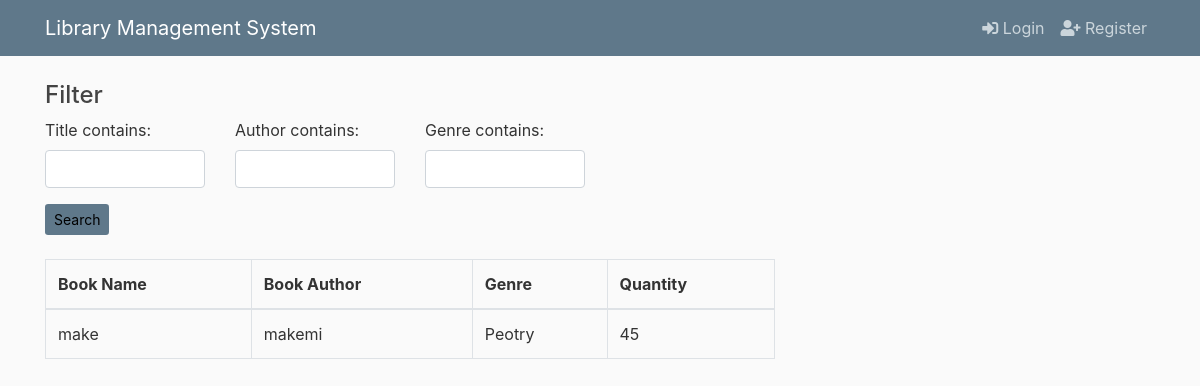
The app's page /search/ with its own data.
### lapp/models.py (models this page shows, shortened)
class Book(models.Model):
    title = models.CharField(max_length=200)
    author = models.CharField(max_length=100)
    summary = models.TextField(max_length=1000, help_text="Enter a brief description of the book")
    isbn = models.CharField('ISBN', max_length=13,
                            help_text='13 Character <a href="https://www.isbn-international.org/content/what-isbn">ISBN number</a>')
    genre = models.CharField(max_length=200, help_text="Enter a book genre (e.g. Science Fiction, French Poetry etc.)")
    quantity = models.IntegerField()
    lib_author= models.CharField(max_length=100, default= "Sara")
    category=models.CharField(max_length=50, default="Featured")
    image=models.ImageField(default='default.jpg',upload_to='profile_pics')

### lapp/templates/librarian/search_book_list.html (shortened to what this page needs)
{% extends 'librarian/base.html' %}
{% load widget_tweaks %}
{% block content %}
  <form method="get">
    <div class="well">
        <h4 style="margin-top: 0">Filter</h4>
        <div class="row">
            <div class="form-group col-sm-4 col-md-3">
                {{ filter.form.title.label_tag }}
                {% render_field filter.form.title class="form-control" %}
            </div>
            <div class="form-group col-sm-4 col-md-3">
                {{ filter.form.author.label_tag }}
                {% render_field filter.form.author class="form-control" %}
            </div>
            <div class="form-group col-sm-4 col-md-3">
                {{ filter.form.genre.label_tag }}
                {% render_field filter.form.genre class="form-control" %}
            </div>
            <div class="form-group col-sm-4 col-md-3">
            </div>
        </div>
        <button class="btn btn-rounded btn-sm my-0 bg-steel" type="submit">Search</button>
    </div>
  </form>
  <br>
  <table class="table table-bordered">
    <thead>
      <tr>
        <th>Book Name</th>
        <th>Book Author</th>
        <th>Genre</th>
        <th>Quantity</th>
      </tr>
    </thead>
    <tbody>
        {% for book in filter.qs %}
            <tr>
                <td>{{ book.title }}</td>
                <td>{{ book.author }}</td>
                <td>{{ book.genre }}</td>
                <td>{{ book.quantity }}</td>
            </tr>
        {% empty %}
            <tr>
                <td colspan="5">No data</td>
            </tr>
        {% endfor %}
    </tbody>
 </table>
{% endblock %}

### static/librarian/main.css (style rules this page uses)
body { background: #fafafa; color: #333333; margin-top: 5rem; }
h1, h2, h3, h4, h5, h6 { color: #444444; }
.bg-steel { background-color: #5f788a; }

### records on screen
Book: title "make", author "makemi", genre "Peotry", quantity "45"

### other values on screen
{{ filter.form.title.label_tag }} "Title contains:"
{{ filter.form.author.label_tag }} "Author contains:"
{{ filter.form.genre.label_tag }} "Genre contains:"
